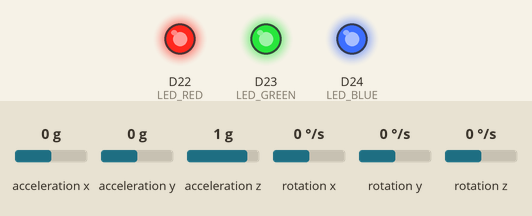
This sketch was run on a simulated Arduino Nano 33 BLE. On the bench: output pins drawn as LEDs (lit = HIGH). The test bench sets the inputs (shaded band); at power-on: acceleration x 0 g, acceleration y 0 g, acceleration z 1 g, rotation x 0 °/s, rotation y 0 °/s, rotation z 0 °/s. Nothing arrives over Bluetooth unless stated; a phone connects over Bluetooth LE 3 s after start; what the sketch prints to the serial monitor is not drawn.

Above: at 0.1 s.
At 3.1 s:
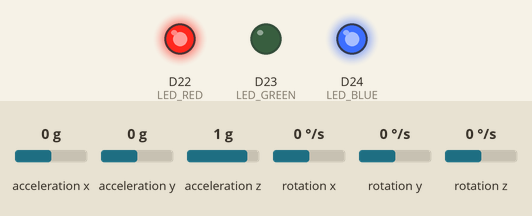
Timing chart, 0 to 4.6 s (numbered marks = the images above):
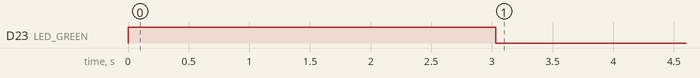

The sketch:

Final_Code_v2.ino
```cpp
// Header
// crossing the casme book
// hard to isolate a mouvement {need extra reference}
#include <ArduinoBLE.h>
#include <Arduino_LSM9DS1.h>

// Setup status led
#define LED_RED 22
#define LED_GREEN 23
#define LED_BLUE 24

// Arduino genearal variables
unsigned long startTime;

// Constants for gyro sensitivity based on expected range settings
float gyroSensitivity = 0.0175; // Adjusted to match the sensitivity for LSM9DS1 in degrees per second per LSB

// Global variables for accelerometer, gyroscope data, and calculated angles
float RateYaw, RateRoll, RatePitch;
float AccX, AccY, AccZ;
float Roll = 0, Pitch = 0, Yaw = 0;
float AngleRoll = 0, AnglePitch = 0, AngleYaw = 0;
uint32_t LoopTimer;
float gz_bias = 0, gx_bias = 0, gy_bias = 0;

// Calibration variable
int sampleCounter = 0;
int numSamples = 100;
float sumX = 0, sumY = 0, sumZ = 0;

// IMU state manager variable
bool isMeasuring = false;
bool isCalibrating = false;
bool isConnected = false;
bool isReseting = false;
bool isSerialMonitoringActive = false;
bool isImuInitialized = false;
bool isBleInitialized = false;

// Ble transfer variable
BLEService imuService("19B10000-E8F2-537E-4F6C-D104768A1214");
BLEStringCharacteristic dataCharacteristic("19B10005-E8F2-537E-4F6C-D104768A1214", BLENotify | BLEWrite, 512);

// Arduino debug variables
String bleAddress;
String bleCommand = "None";
String bleDebugMessage = "None";
String bleStatus = "";

void checkBleInput(BLEDevice &central)
{
    // Check the address
    bleAddress = String(central.address());

    // Check the commands receive
    // bleCommand = "None";
    if (dataCharacteristic.written())
    {
        bleCommand = dataCharacteristic.value();
    }
}

void sendBleOutput()
{
    int YawInt = (int)AngleYaw;
    int PitchInt = (int)AnglePitch;
    int RollInt = (int)AngleRoll;

    String data = String(YawInt) + "," + String(PitchInt) + "," + String(RollInt) + "," + bleStatus;
    // update ble

    if (bleStatus != "")
    {
        bleStatus = "";
    }
    dataCharacteristic.writeValue(data);
}

void startCalibrateImu()
{
    sampleCounter++;
    isCalibrating = true;
    bleDebugMessage += " Started callibration -";
    bleStatus = " Started callibration ";
}

void continueCalibrateImu()
{
    // Update acceleration
    float xGyro, yGyro, zGyro;
    IMU.readGyroscope(xGyro, yGyro, zGyro);
    sumX += xGyro * gyroSensitivity;
    sumY += yGyro * gyroSensitivity;
    sumZ += zGyro * gyroSensitivity;
    sampleCounter++;
    delay(2);

    // Update bias
    gx_bias = sumX / sampleCounter;
    gy_bias = sumY / sampleCounter;
    gz_bias = sumZ / sampleCounter;
}

void finishCalibrateImu()
{
    // initiate and handle the callibration unprevented calibration termination
    gx_bias = sumX / sampleCounter;
    gy_bias = sumY / sampleCounter;
    gz_bias = sumZ / sampleCounter;
    sampleCounter = 0;
    sumX = 0, sumY = 0, sumZ = 0;
    isCalibrating = false;
    Roll = 0, Pitch = 0, Yaw = 0;
    bleDebugMessage += " Finished callibration -";
    bleStatus = " Finished callibration ";

    if (!isMeasuring)
    {
        isMeasuring = true;
        bleDebugMessage += " Started measuring -";
        bleStatus = " Started measuring ";
    }
}

void resetMeasuring()
{
    // Set values to zero
    Roll = 0, Pitch = 0, Yaw = 0;
    bleDebugMessage += " Resetted Angles -";
    bleStatus = " Resetted Angles ";
}

void readIMU()
{
    float xGyro, yGyro, zGyro;

    IMU.readAcceleration(AccX, AccY, AccZ);
    IMU.readGyroscope(xGyro, yGyro, zGyro);

    RateYaw = zGyro * gyroSensitivity;
    RateRoll = xGyro * gyroSensitivity;
    RatePitch = yGyro * gyroSensitivity;

    // Continuous roll, pitch, and yaw update based on gyroscope data, corrected for bias
    float gx_dps = RateRoll - gx_bias;             // Calculate degrees per second
    float gy_dps = RatePitch - gy_bias;            // Calculate degrees per second
    float gz_dps = RateYaw - gz_bias;              // Calculate degrees per second
    float dt = (micros() - LoopTimer) / 1000000.0; // Calculate elapsed time in seconds

    Roll += gx_dps * dt;
    Pitch += gy_dps * dt;
    Yaw += gz_dps * dt;

    AngleRoll = 900 * Roll;
    AnglePitch = 900 * Pitch;
    AngleYaw = 900 * Yaw;
}

void printImuMeasurement()
{
    // Prepare data to print
    String bleAddressPrinter = "Connected to central: " + String(bleAddress);
    String AngleRollPrinter = " | Roll Angle [°]: " + String(AngleRoll);
    String AnglePitchPrinter = " | Pitch Angle [°]: " + String(AnglePitch);
    String AngleYawPrinter = " | Yaw Angle [°]: " + String(AngleYaw);
    String bleCommandPrinter = " | Ble Command: " + String(bleCommand);
    String bleDebugMessagePrinter = " |Ble Debug: " + String(bleDebugMessage);

    // Concatonate the message
    String imuDataPrinter = bleAddressPrinter + AngleRollPrinter + AnglePitchPrinter + AngleYawPrinter + bleCommandPrinter + bleDebugMessagePrinter;

    // Printint the entire data
    if (isSerialMonitoringActive)
    {
        Serial.println(imuDataPrinter);
    }
}

void setup()
{
    // Initialize LED pins
    pinMode(LED_RED, OUTPUT);
    pinMode(LED_GREEN, OUTPUT);
    pinMode(LED_BLUE, OUTPUT);

    // Turn off all LED colors initially
    digitalWrite(LED_RED, HIGH);
    digitalWrite(LED_GREEN, HIGH);
    digitalWrite(LED_BLUE, HIGH);

    // Initialize serial communication
    Serial.begin(9600);
    startTime = millis();
    isSerialMonitoringActive = false;
    while (!isSerialMonitoringActive && millis() - startTime < 5000)
    {
        if (Serial)
        {
            isSerialMonitoringActive = true;
            digitalWrite(LED_BLUE, HIGH);
        }
        else
        {
            digitalWrite(LED_BLUE, LOW);
        }
        delay(10);
    }

    // Initialize the IMU with timeout
    startTime = millis();
    isImuInitialized = false;
    while (!isImuInitialized && millis() - startTime < 5000)
    {
        if (IMU.begin())
        {
            isImuInitialized = true;
            digitalWrite(LED_RED, HIGH);
        }
        else
        {
            digitalWrite(LED_RED, LOW);
            if (isSerialMonitoringActive)
            {
                Serial.println("Failed to initialize IMU!");
            }
        }
        delay(10);
    }

    // Initialize the BLE with timeout
    startTime = millis();
    isBleInitialized = false;
    while (!isBleInitialized && millis() - startTime < 5000)
    {
        if (BLE.begin())
        {
            isBleInitialized = true;
            digitalWrite(LED_RED, HIGH);
        }
        else
        {
            digitalWrite(LED_RED, LOW);
            if (isSerialMonitoringActive)
            {
                Serial.println("Failed to start BLE!");
            }
        }
        delay(10);
    }

    if (isImuInitialized && isBleInitialized)
    {
        // Setup BLE if both IMU and BLE are initialized
        BLE.setLocalName("IMU Sensor");
        BLE.setAdvertisedService(imuService);
        imuService.addCharacteristic(dataCharacteristic);
        BLE.addService(imuService);
        dataCharacteristic.writeValue("0,0,0,");

        BLE.advertise();

        if (isSerialMonitoringActive)
        {
            Serial.println("IMU initialized successfully.");
            Serial.println("Bluetooth device active, waiting for connections...");
        }

        // Turn off all LEDs to indicate success
        digitalWrite(LED_RED, HIGH);
        digitalWrite(LED_GREEN, HIGH);
        digitalWrite(LED_BLUE, HIGH);
    }
    else
    {
        // If initialization fails, indicate by keeping the red LED on
        digitalWrite(LED_RED, LOW); // Red LED for failure
        if (isSerialMonitoringActive)
        {
            Serial.println("Initialization failed!");
        }
    }
}

void loop()
{
    // Handle the connection status
    BLEDevice central = BLE.central();
    if (central.connected())
    {
        if (!isConnected)
        {
            isConnected = true;
            digitalWrite(LED_GREEN, LOW);
            digitalWrite(LED_RED, HIGH);
            digitalWrite(LED_BLUE, HIGH);

            if (isSerialMonitoringActive)
            {
                Serial.println("Connected to device");
            }
        }

        // Check if new accelerometer and gyroscope data is available
        if (IMU.accelerationAvailable() && IMU.gyroscopeAvailable())
        {
            LoopTimer = micros(); // Update LoopTimer at the start of data handling

            if (!isMeasuring)
            {
                // Start calibration if not measuring
                if (sampleCounter == 0)
                {
                    startCalibrateImu();
                }
                else if ((sampleCounter <= numSamples) && isCalibrating)
                {
                    continueCalibrateImu();
                }
                else if ((sampleCounter >= numSamples) && isCalibrating)
                {
                    finishCalibrateImu();
                }
            }
            else
            {
                checkBleInput(central);

                // Execute BLE command
                if (bleCommand == "Reset data")
                {
                    bleDebugMessage += " Command received [" + String(bleCommand) + "] -";
                    bleStatus = " Command received [" + String(bleCommand) + "] ";
                    resetMeasuring();
                    bleDebugMessage += "Reset data done -";
                    bleStatus = "Reset";
                    bleCommand = "None";
                }

                readIMU();
                sendBleOutput();
                printImuMeasurement();
            }
        }
    }
    else if (isConnected)
    {
        isConnected = false;
        digitalWrite(LED_GREEN, HIGH);
        digitalWrite(LED_RED, HIGH);
        digitalWrite(LED_BLUE, HIGH);
        bleDebugMessage += "Disconnected from device -";
        bleStatus = "Disconnected";
        if (isSerialMonitoringActive)
        {
            Serial.println("Disconnected from device");
        }
    }

    // Maintain a loop timing of 40 milliseconds
    while (micros() - LoopTimer < 40000)
        ;
}
```

Measured:
- by itself, D23 (LED_GREEN): HIGH → LOW at 3.0 s
